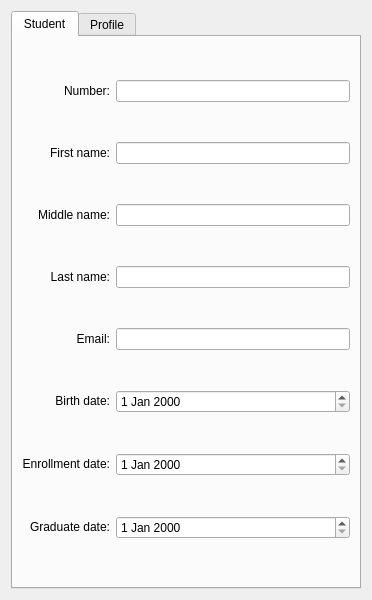
<?xml version="1.0" encoding="UTF-8"?>
<ui version="4.0">
 <class>student_widget</class>
 <widget class="QWidget" name="student_widget">
  <property name="geometry">
   <rect>
    <x>0</x>
    <y>0</y>
    <width>372</width>
    <height>600</height>
   </rect>
  </property>
  <property name="windowTitle">
   <string>Form</string>
  </property>
  <layout class="QGridLayout" name="gridLayout_3">
   <item row="0" column="0">
    <widget class="QTabWidget" name="tabWidget">
     <property name="currentIndex">
      <number>0</number>
     </property>
     <widget class="QWidget" name="tabStudent">
      <attribute name="title">
       <string>Student</string>
      </attribute>
      <layout class="QGridLayout" name="gridLayout">
       <item row="0" column="0">
        <widget class="QLabel" name="lStudentNumber">
         <property name="text">
          <string>&lt;html&gt;&lt;head/&gt;&lt;body&gt;&lt;p&gt;Number:&lt;/p&gt;&lt;/body&gt;&lt;/html&gt;</string>
         </property>
         <property name="alignment">
          <set>Qt::AlignRight|Qt::AlignTrailing|Qt::AlignVCenter</set>
         </property>
        </widget>
       </item>
       <item row="0" column="1">
        <widget class="QLineEdit" name="lEStudentNumber"/>
       </item>
       <item row="1" column="0">
        <widget class="QLabel" name="lStudentName">
         <property name="text">
          <string>&lt;html&gt;&lt;head/&gt;&lt;body&gt;&lt;p&gt;First name:&lt;/p&gt;&lt;/body&gt;&lt;/html&gt;</string>
         </property>
         <property name="alignment">
          <set>Qt::AlignRight|Qt::AlignTrailing|Qt::AlignVCenter</set>
         </property>
        </widget>
       </item>
       <item row="1" column="1">
        <widget class="QLineEdit" name="lEStudentName"/>
       </item>
       <item row="2" column="0">
        <widget class="QLabel" name="lMiddleName">
         <property name="text">
          <string>&lt;html&gt;&lt;head/&gt;&lt;body&gt;&lt;p&gt;Middle name:&lt;/p&gt;&lt;/body&gt;&lt;/html&gt;</string>
         </property>
         <property name="alignment">
          <set>Qt::AlignRight|Qt::AlignTrailing|Qt::AlignVCenter</set>
         </property>
        </widget>
       </item>
       <item row="2" column="1">
        <widget class="QLineEdit" name="lEMiddleName"/>
       </item>
       <item row="3" column="0">
        <widget class="QLabel" name="lLastName">
         <property name="text">
          <string>&lt;html&gt;&lt;head/&gt;&lt;body&gt;&lt;p&gt;Last name:&lt;/p&gt;&lt;/body&gt;&lt;/html&gt;</string>
         </property>
         <property name="alignment">
          <set>Qt::AlignRight|Qt::AlignTrailing|Qt::AlignVCenter</set>
         </property>
        </widget>
       </item>
       <item row="3" column="1">
        <widget class="QLineEdit" name="lELastName"/>
       </item>
       <item row="4" column="0">
        <widget class="QLabel" name="lEmail">
         <property name="text">
          <string>&lt;html&gt;&lt;head/&gt;&lt;body&gt;&lt;p&gt;Email:&lt;/p&gt;&lt;/body&gt;&lt;/html&gt;</string>
         </property>
         <property name="alignment">
          <set>Qt::AlignRight|Qt::AlignTrailing|Qt::AlignVCenter</set>
         </property>
        </widget>
       </item>
       <item row="4" column="1">
        <widget class="QLineEdit" name="lEEmail"/>
       </item>
       <item row="5" column="0">
        <widget class="QLabel" name="lBirthDate">
         <property name="text">
          <string>&lt;html&gt;&lt;head/&gt;&lt;body&gt;&lt;p&gt;Birth date:&lt;/p&gt;&lt;/body&gt;&lt;/html&gt;</string>
         </property>
         <property name="alignment">
          <set>Qt::AlignRight|Qt::AlignTrailing|Qt::AlignVCenter</set>
         </property>
        </widget>
       </item>
       <item row="5" column="1">
        <widget class="QDateEdit" name="dEBirthDate"/>
       </item>
       <item row="6" column="0">
        <widget class="QLabel" name="lEnrollmentDate">
         <property name="text">
          <string>&lt;html&gt;&lt;head/&gt;&lt;body&gt;&lt;p&gt;Enrollment date:&lt;/p&gt;&lt;/body&gt;&lt;/html&gt;</string>
         </property>
         <property name="alignment">
          <set>Qt::AlignRight|Qt::AlignTrailing|Qt::AlignVCenter</set>
         </property>
        </widget>
       </item>
       <item row="6" column="1">
        <widget class="QDateEdit" name="dEEnrollmentDate"/>
       </item>
       <item row="7" column="0">
        <widget class="QLabel" name="lGraduateDate">
         <property name="text">
          <string>&lt;html&gt;&lt;head/&gt;&lt;body&gt;&lt;p&gt;Graduate date:&lt;/p&gt;&lt;/body&gt;&lt;/html&gt;</string>
         </property>
         <property name="alignment">
          <set>Qt::AlignRight|Qt::AlignTrailing|Qt::AlignVCenter</set>
         </property>
        </widget>
       </item>
       <item row="7" column="1">
        <widget class="QDateEdit" name="dEGraduateDate"/>
       </item>
      </layout>
     </widget>
     <widget class="QWidget" name="tabStudentProfile">
      <attribute name="title">
       <string>Profile</string>
      </attribute>
      <layout class="QGridLayout" name="gridLayout_2">
       <item row="0" column="1">
        <widget class="QLineEdit" name="lEPhoneNumber"/>
       </item>
       <item row="0" column="0">
        <widget class="QLabel" name="lPhone">
         <property name="text">
          <string>&lt;html&gt;&lt;head/&gt;&lt;body&gt;&lt;p&gt;Phone number:&lt;/p&gt;&lt;/body&gt;&lt;/html&gt;</string>
         </property>
         <property name="alignment">
          <set>Qt::AlignRight|Qt::AlignTrailing|Qt::AlignVCenter</set>
         </property>
        </widget>
       </item>
       <item row="9" column="1">
        <widget class="QComboBox" name="cbAcademicStanding"/>
       </item>
       <item row="4" column="1">
        <widget class="QLineEdit" name="lECity"/>
       </item>
       <item row="2" column="1">
        <widget class="QLineEdit" name="lEEmergencyContactPhone"/>
       </item>
       <item row="5" column="0">
        <widget class="QLabel" name="lState">
         <property name="text">
          <string>&lt;html&gt;&lt;head/&gt;&lt;body&gt;&lt;p&gt;State:&lt;/p&gt;&lt;/body&gt;&lt;/html&gt;</string>
         </property>
         <property name="alignment">
          <set>Qt::AlignRight|Qt::AlignTrailing|Qt::AlignVCenter</set>
         </property>
        </widget>
       </item>
       <item row="3" column="0">
        <widget class="QLabel" name="lAddress">
         <property name="text">
          <string>&lt;html&gt;&lt;head/&gt;&lt;body&gt;&lt;p&gt;Address:&lt;/p&gt;&lt;/body&gt;&lt;/html&gt;</string>
         </property>
         <property name="alignment">
          <set>Qt::AlignRight|Qt::AlignTrailing|Qt::AlignVCenter</set>
         </property>
        </widget>
       </item>
       <item row="7" column="1">
        <widget class="QLineEdit" name="lECountry"/>
       </item>
       <item row="10" column="0">
        <widget class="QLabel" name="lFinancialBalance">
         <property name="text">
          <string>&lt;html&gt;&lt;head/&gt;&lt;body&gt;&lt;p&gt;Financial Balance:&lt;/p&gt;&lt;/body&gt;&lt;/html&gt;</string>
         </property>
         <property name="alignment">
          <set>Qt::AlignRight|Qt::AlignTrailing|Qt::AlignVCenter</set>
         </property>
        </widget>
       </item>
       <item row="8" column="0">
        <widget class="QLabel" name="lMedicalNotes">
         <property name="text">
          <string>&lt;html&gt;&lt;head/&gt;&lt;body&gt;&lt;p&gt;Medical notes:&lt;/p&gt;&lt;/body&gt;&lt;/html&gt;</string>
         </property>
         <property name="alignment">
          <set>Qt::AlignRight|Qt::AlignTrailing|Qt::AlignVCenter</set>
         </property>
        </widget>
       </item>
       <item row="10" column="1">
        <widget class="QLineEdit" name="lEFinanceBalance"/>
       </item>
       <item row="3" column="1">
        <widget class="QTextEdit" name="tEAddress"/>
       </item>
       <item row="6" column="1">
        <widget class="QLineEdit" name="lEPostalCode"/>
       </item>
       <item row="7" column="0">
        <widget class="QLabel" name="lCountry">
         <property name="text">
          <string>&lt;html&gt;&lt;head/&gt;&lt;body&gt;&lt;p&gt;Country:&lt;/p&gt;&lt;/body&gt;&lt;/html&gt;</string>
         </property>
         <property name="alignment">
          <set>Qt::AlignRight|Qt::AlignTrailing|Qt::AlignVCenter</set>
         </property>
        </widget>
       </item>
       <item row="4" column="0">
        <widget class="QLabel" name="lCity">
         <property name="text">
          <string>&lt;html&gt;&lt;head/&gt;&lt;body&gt;&lt;p&gt;City:&lt;/p&gt;&lt;/body&gt;&lt;/html&gt;</string>
         </property>
         <property name="alignment">
          <set>Qt::AlignRight|Qt::AlignTrailing|Qt::AlignVCenter</set>
         </property>
        </widget>
       </item>
       <item row="5" column="1">
        <widget class="QLineEdit" name="lEState"/>
       </item>
       <item row="2" column="0">
        <widget class="QLabel" name="lEmergencyContactPhone">
         <property name="text">
          <string>&lt;html&gt;&lt;head/&gt;&lt;body&gt;&lt;p&gt;Emergency contact phone:&lt;/p&gt;&lt;/body&gt;&lt;/html&gt;</string>
         </property>
         <property name="alignment">
          <set>Qt::AlignRight|Qt::AlignTrailing|Qt::AlignVCenter</set>
         </property>
        </widget>
       </item>
       <item row="1" column="0">
        <widget class="QLabel" name="lEmergencyContactName">
         <property name="text">
          <string>&lt;html&gt;&lt;head/&gt;&lt;body&gt;&lt;p&gt;Emergency contact person:&lt;/p&gt;&lt;/body&gt;&lt;/html&gt;</string>
         </property>
         <property name="alignment">
          <set>Qt::AlignRight|Qt::AlignTrailing|Qt::AlignVCenter</set>
         </property>
        </widget>
       </item>
       <item row="6" column="0">
        <widget class="QLabel" name="lPostalCode">
         <property name="text">
          <string>&lt;html&gt;&lt;head/&gt;&lt;body&gt;&lt;p&gt;Postal Code:&lt;/p&gt;&lt;/body&gt;&lt;/html&gt;</string>
         </property>
         <property name="alignment">
          <set>Qt::AlignRight|Qt::AlignTrailing|Qt::AlignVCenter</set>
         </property>
        </widget>
       </item>
       <item row="8" column="1">
        <widget class="QTextEdit" name="tEMedicalNotes"/>
       </item>
       <item row="9" column="0">
        <widget class="QLabel" name="lAcademicStanding">
         <property name="text">
          <string>&lt;html&gt;&lt;head/&gt;&lt;body&gt;&lt;p&gt;Academic standing:&lt;/p&gt;&lt;/body&gt;&lt;/html&gt;</string>
         </property>
         <property name="alignment">
          <set>Qt::AlignRight|Qt::AlignTrailing|Qt::AlignVCenter</set>
         </property>
        </widget>
       </item>
       <item row="1" column="1">
        <widget class="QLineEdit" name="lEEmergencyContactName"/>
       </item>
       <item row="11" column="0" colspan="2">
        <widget class="QCheckBox" name="chEnableProfile">
         <property name="text">
          <string>Enable profile</string>
         </property>
        </widget>
       </item>
      </layout>
     </widget>
    </widget>
   </item>
  </layout>
 </widget>
 <resources/>
 <connections/>
</ui>
